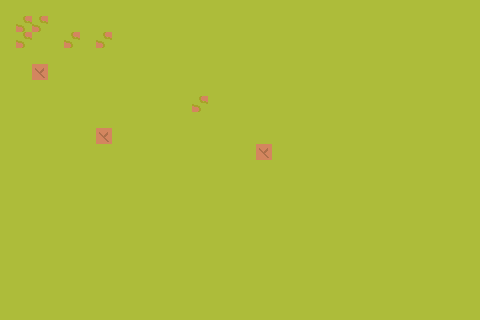

Below is a game level as drawn by its tile map, then a one-line description and the .tmx file that defines it, in full:
An orthogonal 30x20 tile map with 16x16 px tiles, 2 tile layers (Capa de patrones 1, 2).

<map version="1.10" tiledversion="1.11.2" orientation="orthogonal" renderorder="right-down" width="30" height="20" tilewidth="16" tileheight="16" infinite="0" nextlayerid="3" nextobjectid="1">
 <tileset firstgid="1" source="../terrain_001.tsx" />
 <layer id="1" name="Capa de patrones 1" width="30" height="20">
  <data encoding="csv">
2,2,2,2,2,2,2,2,2,2,2,2,2,2,2,2,2,2,2,2,2,2,2,2,2,2,2,2,2,2,
2,2,2,2,2,2,2,2,2,2,2,2,2,2,2,2,2,2,2,2,2,2,2,2,2,2,2,2,2,2,
2,2,2,2,2,2,2,2,2,2,2,2,2,2,2,2,2,2,2,2,2,2,2,2,2,2,2,2,2,2,
2,2,2,2,2,2,2,2,2,2,2,2,2,2,2,2,2,2,2,2,2,2,2,2,2,2,2,2,2,2,
2,2,13,2,2,2,2,2,2,2,2,2,2,2,2,2,2,2,2,2,2,2,2,2,2,2,2,2,2,2,
2,2,2,2,2,2,2,2,2,2,2,2,2,2,2,2,2,2,2,2,2,2,2,2,2,2,2,2,2,2,
2,2,2,2,2,2,2,2,2,2,2,2,2,2,2,2,2,2,2,2,2,2,2,2,2,2,2,2,2,2,
2,2,2,2,2,2,2,2,2,2,2,2,2,2,2,2,2,2,2,2,2,2,2,2,2,2,2,2,2,2,
2,2,2,2,2,2,13,2,2,2,2,2,2,2,2,2,2,2,2,2,2,2,2,2,2,2,2,2,2,2,
2,2,2,2,2,2,2,2,2,2,2,2,2,2,2,2,13,2,2,2,2,2,2,2,2,2,2,2,2,2,
2,2,2,2,2,2,2,2,2,2,2,2,2,2,2,2,2,2,2,2,2,2,2,2,2,2,2,2,2,2,
2,2,2,2,2,2,2,2,2,2,2,2,2,2,2,2,2,2,2,2,2,2,2,2,2,2,2,2,2,2,
2,2,2,2,2,2,2,2,2,2,2,2,2,2,2,2,2,2,2,2,2,2,2,2,2,2,2,2,2,2,
2,2,2,2,2,2,2,2,2,2,2,2,2,2,2,2,2,2,2,2,2,2,2,2,2,2,2,2,2,2,
2,2,2,2,2,2,2,2,2,2,2,2,2,2,2,2,2,2,2,2,2,2,2,2,2,2,2,2,2,2,
2,2,2,2,2,2,2,2,2,2,2,2,2,2,2,2,2,2,2,2,2,2,2,2,2,2,2,2,2,2,
2,2,2,2,2,2,2,2,2,2,2,2,2,2,2,2,2,2,2,2,2,2,2,2,2,2,2,2,2,2,
2,2,2,2,2,2,2,2,2,2,2,2,2,2,2,2,2,2,2,2,2,2,2,2,2,2,2,2,2,2,
2,2,2,2,2,2,2,2,2,2,2,2,2,2,2,2,2,2,2,2,2,2,2,2,2,2,2,2,2,2,
2,2,2,2,2,2,2,2,2,2,2,2,2,2,2,2,2,2,2,2,2,2,2,2,2,2,2,2,2,2
</data>
 </layer>
 <layer id="2" name="2" width="30" height="20">
  <data encoding="csv">
0,0,0,0,0,0,0,0,0,0,0,0,0,0,0,0,0,0,0,0,0,0,0,0,0,0,0,0,0,0,
0,6,6,0,0,0,0,0,0,0,0,0,0,0,0,0,0,0,0,0,0,0,0,0,0,0,0,0,0,0,
0,6,0,0,6,0,6,0,0,0,0,0,0,0,0,0,0,0,0,0,0,0,0,0,0,0,0,0,0,0,
0,0,0,0,0,0,0,0,0,0,0,0,0,0,0,0,0,0,0,0,0,0,0,0,0,0,0,0,0,0,
0,0,0,0,0,0,0,0,0,0,0,0,0,0,0,0,0,0,0,0,0,0,0,0,0,0,0,0,0,0,
0,0,0,0,0,0,0,0,0,0,0,0,0,0,0,0,0,0,0,0,0,0,0,0,0,0,0,0,0,0,
0,0,0,0,0,0,0,0,0,0,0,0,6,0,0,0,0,0,0,0,0,0,0,0,0,0,0,0,0,0,
0,0,0,0,0,0,0,0,0,0,0,0,0,0,0,0,0,0,0,0,0,0,0,0,0,0,0,0,0,0,
0,0,0,0,0,0,0,0,0,0,0,0,0,0,0,0,0,0,0,0,0,0,0,0,0,0,0,0,0,0,
0,0,0,0,0,0,0,0,0,0,0,0,0,0,0,0,0,0,0,0,0,0,0,0,0,0,0,0,0,0,
0,0,0,0,0,0,0,0,0,0,0,0,0,0,0,0,0,0,0,0,0,0,0,0,0,0,0,0,0,0,
0,0,0,0,0,0,0,0,0,0,0,0,0,0,0,0,0,0,0,0,0,0,0,0,0,0,0,0,0,0,
0,0,0,0,0,0,0,0,0,0,0,0,0,0,0,0,0,0,0,0,0,0,0,0,0,0,0,0,0,0,
0,0,0,0,0,0,0,0,0,0,0,0,0,0,0,0,0,0,0,0,0,0,0,0,0,0,0,0,0,0,
0,0,0,0,0,0,0,0,0,0,0,0,0,0,0,0,0,0,0,0,0,0,0,0,0,0,0,0,0,0,
0,0,0,0,0,0,0,0,0,0,0,0,0,0,0,0,0,0,0,0,0,0,0,0,0,0,0,0,0,0,
0,0,0,0,0,0,0,0,0,0,0,0,0,0,0,0,0,0,0,0,0,0,0,0,0,0,0,0,0,0,
0,0,0,0,0,0,0,0,0,0,0,0,0,0,0,0,0,0,0,0,0,0,0,0,0,0,0,0,0,0,
0,0,0,0,0,0,0,0,0,0,0,0,0,0,0,0,0,0,0,0,0,0,0,0,0,0,0,0,0,0,
0,0,0,0,0,0,0,0,0,0,0,0,0,0,0,0,0,0,0,0,0,0,0,0,0,0,0,0,0,0
</data>
 </layer>
</map>
